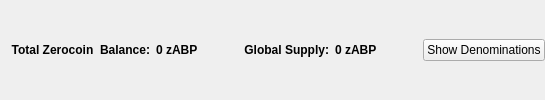
                       <widget class="QFrame" name="balanceSupplyFrame">
                        <layout class="QHBoxLayout" name="horizontalLayout_2" stretch="0,0,0,1,0">
                         <property name="rightMargin">
                          <number>0</number>
                         </property>
                         <item>
                          <layout class="QHBoxLayout" name="horizontalLayout_34">
                           <item>
                            <widget class="QLabel" name="labelzAvailableText_3">
                             <property name="font">
                              <font>
                               <weight>75</weight>
                               <bold>true</bold>
                              </font>
                             </property>
                             <property name="toolTip">
                              <string>Total Balance including unconfirmed and immature zABP</string>
                             </property>
                             <property name="text">
                              <string>Total Zerocoin  Balance:</string>
                             </property>
                             <property name="alignment">
                              <set>Qt::AlignRight|Qt::AlignTrailing|Qt::AlignVCenter</set>
                             </property>
                            </widget>
                           </item>
                           <item>
                            <widget class="QLabel" name="labelzAvailableAmount_4">
                             <property name="minimumSize">
                              <size>
                               <width>40</width>
                               <height>0</height>
                              </size>
                             </property>
                             <property name="font">
                              <font>
                               <weight>75</weight>
                               <bold>true</bold>
                              </font>
                             </property>
                             <property name="toolTip">
                              <string>Total Balance including unconfirmed and immature zABP</string>
                             </property>
                             <property name="text">
                              <string>0 zABP</string>
                             </property>
                             <property name="alignment">
                              <set>Qt::AlignLeading|Qt::AlignLeft|Qt::AlignVCenter</set>
                             </property>
                            </widget>
                           </item>
                          </layout>
                         </item>
                         <item>
                          <spacer name="horizontalSpacer_32">
                           <property name="orientation">
                            <enum>Qt::Horizontal</enum>
                           </property>
                           <property name="sizeHint" stdset="0">
                            <size>
                             <width>40</width>
                             <height>20</height>
                            </size>
                           </property>
                          </spacer>
                         </item>
                         <item>
                          <layout class="QHBoxLayout" name="horizontalLayout_35">
                           <item>
                            <widget class="QLabel" name="labelZsupplyText_2">
                             <property name="font">
                              <font>
                               <weight>75</weight>
                               <bold>true</bold>
                              </font>
                             </property>
                             <property name="text">
                              <string>Global Supply:</string>
                             </property>
                             <property name="alignment">
                              <set>Qt::AlignRight|Qt::AlignTrailing|Qt::AlignVCenter</set>
                             </property>
                            </widget>
                           </item>
                           <item>
                            <widget class="QLabel" name="labelZsupplyAmount_2">
                             <property name="font">
                              <font>
                               <weight>75</weight>
                               <bold>true</bold>
                              </font>
                             </property>
                             <property name="text">
                              <string>0 zABP</string>
                             </property>
                            </widget>
                           </item>
                          </layout>
                         </item>
                         <item>
                          <spacer name="horizontalSpacer_31">
                           <property name="orientation">
                            <enum>Qt::Horizontal</enum>
                           </property>
                           <property name="sizeHint" stdset="0">
                            <size>
                             <width>40</width>
                             <height>20</height>
                            </size>
                           </property>
                          </spacer>
                         </item>
                         <item>
                          <widget class="QPushButton" name="pushButtonShowDenoms">
                           <property name="toolTip">
                            <string>Show zABP denominations list</string>
                           </property>
                           <property name="text">
                            <string>Show Denominations</string>
                           </property>
                          </widget>
                         </item>
                        </layout>
                       </widget>
